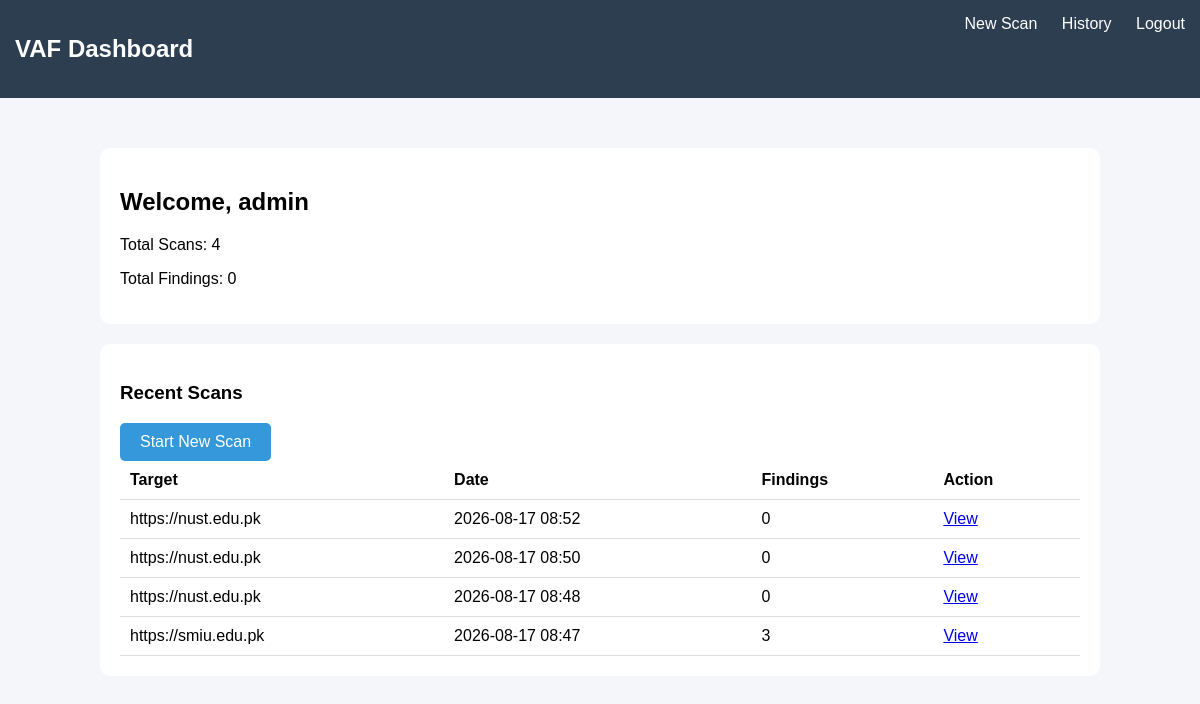
The page /dashboard (signed in) on the database its author committed.
### app.py (models this page shows)
class User(db.Model):
    id = db.Column(db.Integer, primary_key=True)
    username = db.Column(db.String(80), unique=True)
    email = db.Column(db.String(120))
    password = db.Column(db.String(80))

class ScanRecord(db.Model):
    id = db.Column(db.Integer, primary_key=True)
    target_url = db.Column(db.String(500))
    scan_date = db.Column(db.DateTime, default=datetime.utcnow)
    total_findings = db.Column(db.Integer)
    scan_duration = db.Column(db.Float)
    findings_json = db.Column(db.Text)

### app.py (the view)
@app.route('/dashboard')
def dashboard():
    if 'user_id' not in session:
        return redirect('/login')
    user = User.query.get(session['user_id'])
    scans = ScanRecord.query.order_by(ScanRecord.scan_date.desc()).limit(10).all()
    total_scans = ScanRecord.query.count()
    return render_template('dashboard.html', user=user, recent_scans=scans, total_scans=total_scans, total_findings=0, severity_counts={})

### templates/dashboard.html (shortened to what this page needs)
<!DOCTYPE html>
<html>
<head>
</head>
<body>
    <div class="nav">
        <h2>VAF Dashboard</h2>
        <div>
            <a href="/scan">New Scan</a>
            <a href="/history">History</a>
            <a href="/logout">Logout</a>
        </div>
    </div>
    <div class="container">
        <div class="card">
            <h2>Welcome, {{ user.username }}</h2>
            <p>Total Scans: {{ total_scans }}</p>
            <p>Total Findings: {{ total_findings }}</p>
        </div>
        <div class="card">
            <h3>Recent Scans</h3>
            <a href="/scan" class="btn">Start New Scan</a>
            <table>
                <tr>
                    <th>Target</th>
                    <th>Date</th>
                    <th>Findings</th>
                    <th>Action</th>
                </tr>
                {% for scan in recent_scans %}
                <tr>
                    <td>{{ scan.target_url }}</td>
                    <td>{{ scan.scan_date.strftime('%Y-%m-%d %H:%M') }}</td>
                    <td>{{ scan.total_findings }}</td>
                    <td><a href="/scan/{{ scan.id }}">View</a></td>
                </tr>
                {% endfor %}
            </table>
        </div>
    </div>
</body>
</html>

### templates/dashboard.html (style rules this page uses)
body { font-family: Arial; background: #f4f6f9; margin: 0; }
.nav { background: #2c3e50; padding: 15px; color: white; display: flex; justify-content: space-between; }
.nav a { color: white; margin-left: 20px; text-decoration: none; }
.container { max-width: 1000px; margin: 30px auto; padding: 20px; }
.card { background: white; padding: 20px; border-radius: 10px; margin-bottom: 20px; }
table { width: 100%; border-collapse: collapse; }
th, td { padding: 10px; text-align: left; border-bottom: 1px solid #ddd; }
.btn { display: inline-block; padding: 10px 20px; background: #3498db; color: white; text-decoration: none; border-radius: 5px; }

### rows shown on the page
User: username "admin"
ScanRecord: target_url "https://nust.edu.pk", scan_date "2026-08-17 08:52", total_findings "0"
ScanRecord: target_url "https://nust.edu.pk", scan_date "2026-08-17 08:50", total_findings "0"
ScanRecord: target_url "https://nust.edu.pk", scan_date "2026-08-17 08:48", total_findings "0"
ScanRecord: target_url "https://smiu.edu.pk", scan_date "2026-08-17 08:47", total_findings "3"

### other values the page prints
{{ total_scans }} "4"
{{ total_findings }} "0"
